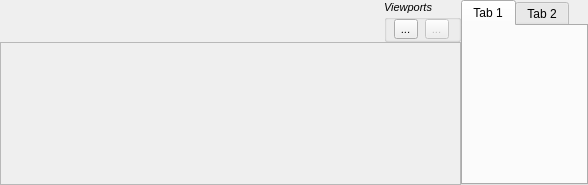
<?xml version="1.0" encoding="UTF-8"?>
<ui version="4.0">
 <class>vpWidgetDataAnalysis</class>
 <widget class="vpWidgetData" name="vpWidgetDataAnalysis">
  <property name="geometry">
   <rect>
    <x>0</x>
    <y>0</y>
    <width>588</width>
    <height>185</height>
   </rect>
  </property>
  <property name="windowTitle">
   <string>Frame</string>
  </property>
  <layout class="QVBoxLayout" name="verticalLayout_3">
   <property name="spacing">
    <number>0</number>
   </property>
   <property name="margin">
    <number>0</number>
   </property>
   <item>
    <layout class="QVBoxLayout" name="verticalLayout_2">
     <item>
      <layout class="QHBoxLayout" name="horizontalLayout_2" stretch="8,2">
       <property name="spacing">
        <number>0</number>
       </property>
       <item>
        <layout class="QVBoxLayout" name="verticalLayout" stretch="1,20">
         <property name="spacing">
          <number>0</number>
         </property>
         <item>
          <layout class="QHBoxLayout" name="ly_btns">
           <item>
            <spacer name="horizontalSpacer">
             <property name="orientation">
              <enum>Qt::Horizontal</enum>
             </property>
             <property name="sizeHint" stdset="0">
              <size>
               <width>40</width>
               <height>20</height>
              </size>
             </property>
            </spacer>
           </item>
           <item>
            <widget class="QGroupBox" name="groupBox">
             <property name="sizePolicy">
              <sizepolicy hsizetype="Minimum" vsizetype="Minimum">
               <horstretch>0</horstretch>
               <verstretch>0</verstretch>
              </sizepolicy>
             </property>
             <property name="font">
              <font>
               <pointsize>8</pointsize>
               <italic>true</italic>
              </font>
             </property>
             <property name="title">
              <string>Viewports</string>
             </property>
             <property name="alignment">
              <set>Qt::AlignJustify|Qt::AlignTop</set>
             </property>
             <layout class="QHBoxLayout" name="horizontalLayout_3">
              <property name="spacing">
               <number>0</number>
              </property>
              <property name="margin">
               <number>0</number>
              </property>
              <item>
               <widget class="QToolButton" name="btn_add_viewport">
                <property name="text">
                 <string>...</string>
                </property>
                <property name="icon">
                 <iconset resource="icons.qrc">
                  <normaloff>:/icons/add.png</normaloff>:/icons/add.png</iconset>
                </property>
               </widget>
              </item>
              <item>
               <widget class="QToolButton" name="btn_remove_viewport">
                <property name="enabled">
                 <bool>false</bool>
                </property>
                <property name="text">
                 <string>...</string>
                </property>
                <property name="icon">
                 <iconset resource="icons.qrc">
                  <normaloff>:/icons/del.png</normaloff>:/icons/del.png</iconset>
                </property>
               </widget>
              </item>
             </layout>
            </widget>
           </item>
          </layout>
         </item>
         <item>
          <widget class="QFrame" name="frame">
           <property name="frameShape">
            <enum>QFrame::StyledPanel</enum>
           </property>
           <property name="frameShadow">
            <enum>QFrame::Raised</enum>
           </property>
           <layout class="QVBoxLayout" name="verticalLayout_5">
            <property name="margin">
             <number>0</number>
            </property>
            <item>
             <layout class="QVBoxLayout" name="layout_vps"/>
            </item>
           </layout>
          </widget>
         </item>
        </layout>
       </item>
       <item>
        <widget class="QTabWidget" name="tabWidget">
         <property name="currentIndex">
          <number>0</number>
         </property>
         <widget class="QWidget" name="tab">
          <attribute name="title">
           <string>Tab 1</string>
          </attribute>
          <layout class="QVBoxLayout" name="verticalLayout_6">
           <property name="margin">
            <number>0</number>
           </property>
           <item>
            <layout class="QVBoxLayout" name="tab1_ly"/>
           </item>
          </layout>
         </widget>
         <widget class="QWidget" name="tab_2">
          <attribute name="title">
           <string>Tab 2</string>
          </attribute>
         </widget>
        </widget>
       </item>
      </layout>
     </item>
    </layout>
   </item>
  </layout>
 </widget>
 <customwidgets>
  <customwidget>
   <class>vpWidgetData</class>
   <extends>QWidget</extends>
   <header>vpwidgetdata.h</header>
   <container>1</container>
  </customwidget>
 </customwidgets>
 <resources>
  <include location="icons.qrc"/>
 </resources>
 <connections/>
</ui>
